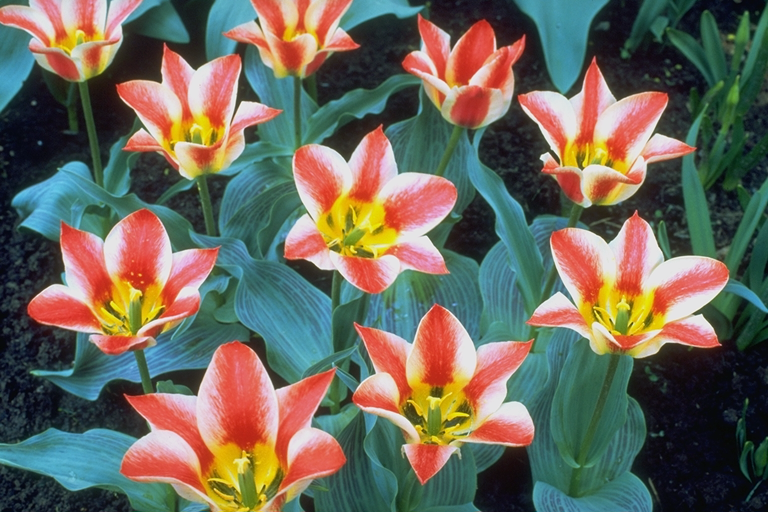
#> input picture part2/tulips.png, 768 x 512 px
$ jupyter execute part3.ipynb
#> lines starting #> are read from the running program, lines starting #| are printed output that depends on the picture; after the words box and inside, x2 and y2 are one past the last pixel; in counts of white or black regions, pixels touching at a corner belong together
[cell 1]
import cv2
import numpy as np
import matplotlib.pyplot as plt

# 3.1.1 Load image
def load_image(path):
#> called with path = '../part2/tulips.png'
    img = cv2.imread(path)
#> img is the input picture: shape (512, 768, 3); mean B, G, R 91.1, 104, 109.5
    if img is not None:
        return cv2.cvtColor(img, cv2.COLOR_BGR2RGB)
    else:
        raise FileNotFoundError(f"Could not load image from {path}")

# 3.1.2 Convert to grayscale and create binary mask
def create_binary_mask(image, threshold=128):
#> called with threshold = 100
    grayscale = cv2.cvtColor(image, cv2.COLOR_RGB2GRAY)
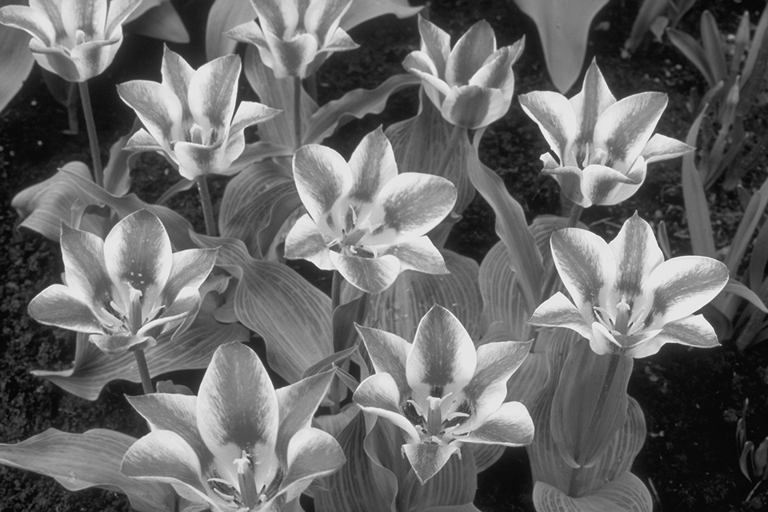
#> grayscale: shape (512, 768); min 4, max 244, mean 104.2

    # Create a binary mask: 1 where pixel intensity > threshold, 0 elsewhere
    _, binary_mask = cv2.threshold(grayscale, threshold, 255, cv2.THRESH_BINARY)
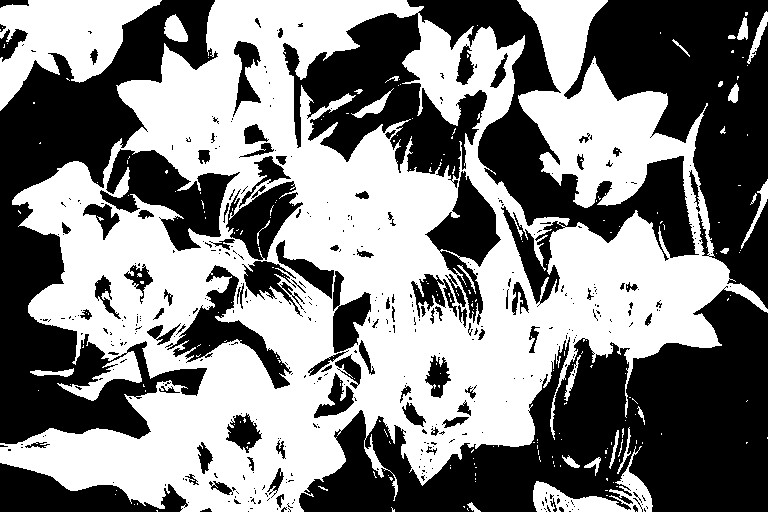
#> binary_mask: shape (512, 768); 51.2% white; 431 black regions (332 under 20 px), largest, box (x1, y1, x2, y2) and area: (299, 286, 768, 512) 49960, (0, 0, 218, 444) 36647, (283, 0, 699, 307) 35558

    # Normalize mask: 0 and 1 (instead of 0 and 255)
    binary_mask = (binary_mask // 255).astype(np.uint8)

    return grayscale, binary_mask

# 3.1.3 Extract features and flatten mask
def extract_features_and_labels(grayscale_image, binary_mask):
    # Feature: each pixel intensity (you could extract more features if needed)
    features = grayscale_image.flatten().reshape(-1, 1)  # shape (num_pixels, 1)

    # Labels: mask values (0 or 1)
    labels = binary_mask.flatten()  # shape (num_pixels,)

    return features, labels

# Example usage
def main():
    try:
        # Load your image
        image_path = "../part2/tulips.png"  # Replace with your image
        image = load_image(image_path)

        # Create grayscale and binary mask
        grayscale_img, binary_mask = create_binary_mask(image, threshold=100)  # you can tune the threshold

        # Extract features and labels
        features, labels = extract_features_and_labels(grayscale_img, binary_mask)

        print(f"Features shape: {features.shape}")
#| Features shape: (393216, 1)
        print(f"Labels shape: {labels.shape}")
#| Labels shape: (393216,)

        # Visualize
        fig, axs = plt.subplots(1, 3, figsize=(15, 5))
        axs[0].imshow(image)
        axs[0].set_title("Original Image")
        axs[0].axis('off')

        axs[1].imshow(grayscale_img, cmap='gray')
        axs[1].set_title("Grayscale Image")
        axs[1].axis('off')

        axs[2].imshow(binary_mask, cmap='gray')
        axs[2].set_title("Binary Mask")
        axs[2].axis('off')

        plt.tight_layout()
        plt.show()
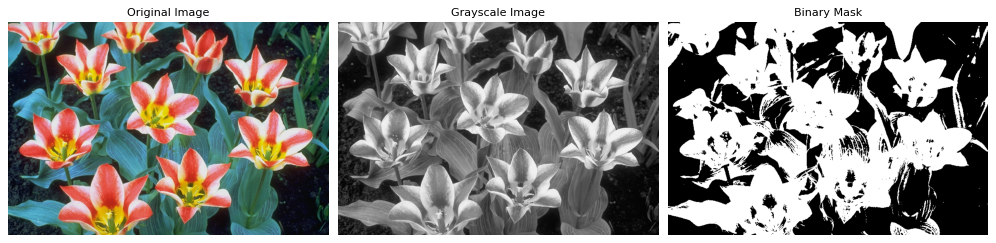
#> figure drawn by matplotlib, 3 panels

    except Exception as e:
        print(f"Error: {e}")
